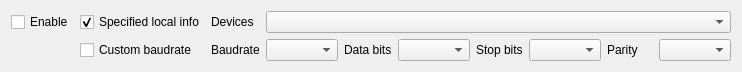
<?xml version="1.0" encoding="UTF-8"?>
<ui version="4.0">
 <class>SAKOtherTransmissionItemCom</class>
 <widget class="QWidget" name="SAKOtherTransmissionItemCom">
  <property name="geometry">
   <rect>
    <x>0</x>
    <y>0</y>
    <width>742</width>
    <height>64</height>
   </rect>
  </property>
  <property name="windowTitle">
   <string notr="true">Form</string>
  </property>
  <layout class="QGridLayout" name="gridLayout">
   <item row="0" column="0">
    <widget class="QCheckBox" name="enableCheckBox">
     <property name="text">
      <string>Enable</string>
     </property>
    </widget>
   </item>
   <item row="1" column="3">
    <widget class="QComboBox" name="baudRateComboBox"/>
   </item>
   <item row="1" column="5">
    <widget class="QComboBox" name="dataBitscomboBox"/>
   </item>
   <item row="1" column="4">
    <widget class="QLabel" name="label_3">
     <property name="text">
      <string>Data bits</string>
     </property>
    </widget>
   </item>
   <item row="1" column="8">
    <widget class="QLabel" name="label_5">
     <property name="text">
      <string>Parity</string>
     </property>
    </widget>
   </item>
   <item row="1" column="6">
    <widget class="QLabel" name="label_4">
     <property name="text">
      <string>Stop bits</string>
     </property>
    </widget>
   </item>
   <item row="1" column="7">
    <widget class="QComboBox" name="stopBitscomboBox"/>
   </item>
   <item row="1" column="9">
    <widget class="QComboBox" name="parityComboBox"/>
   </item>
   <item row="1" column="1">
    <widget class="QCheckBox" name="customBaudrateCheckBox">
     <property name="text">
      <string>Custom baudrate</string>
     </property>
    </widget>
   </item>
   <item row="1" column="2">
    <widget class="QLabel" name="label_2">
     <property name="layoutDirection">
      <enum>Qt::LeftToRight</enum>
     </property>
     <property name="text">
      <string>Baudrate</string>
     </property>
     <property name="alignment">
      <set>Qt::AlignLeading|Qt::AlignLeft|Qt::AlignVCenter</set>
     </property>
    </widget>
   </item>
   <item row="0" column="1">
    <widget class="QCheckBox" name="handleReceiveDataCheckBox">
     <property name="text">
      <string>Specified local info</string>
     </property>
     <property name="checked">
      <bool>true</bool>
     </property>
    </widget>
   </item>
   <item row="0" column="2">
    <widget class="QLabel" name="label">
     <property name="layoutDirection">
      <enum>Qt::LeftToRight</enum>
     </property>
     <property name="text">
      <string>Devices</string>
     </property>
     <property name="alignment">
      <set>Qt::AlignLeading|Qt::AlignLeft|Qt::AlignVCenter</set>
     </property>
    </widget>
   </item>
   <item row="0" column="3" colspan="7">
    <widget class="QComboBox" name="comComboBox">
     <property name="sizePolicy">
      <sizepolicy hsizetype="Expanding" vsizetype="Fixed">
       <horstretch>0</horstretch>
       <verstretch>0</verstretch>
      </sizepolicy>
     </property>
    </widget>
   </item>
  </layout>
 </widget>
 <resources/>
 <connections/>
</ui>
